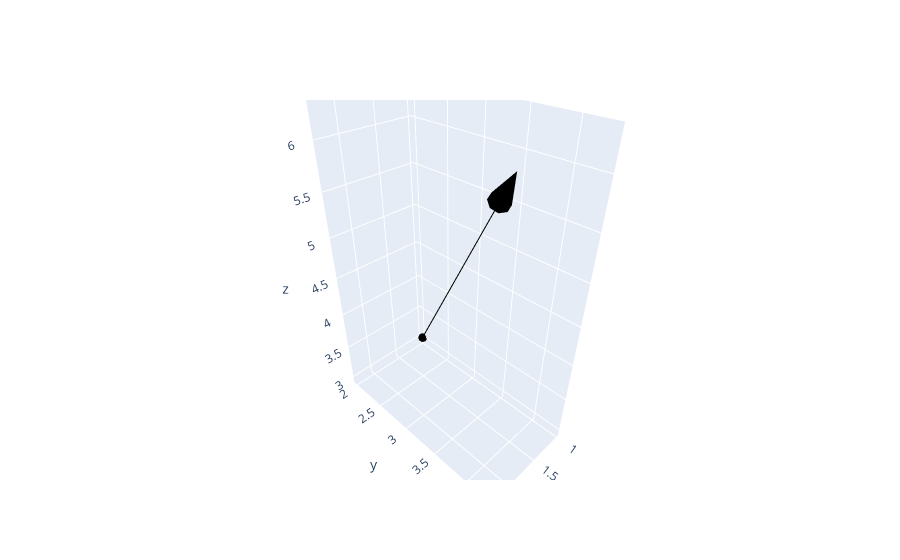

The notebook cell saved with this chart:
### Markdown cell above
As the object is a vector we can shift its origin when using the quiverly method

### Code cell
f, o = V.quiverly(origin=[1,2,3])
f.show()

### Figure 1 — Plotly figure (JSON) as saved in the notebook; plotly's stock layout.template omitted (floating-point values rounded to 4 significant figures)
{"data": [{"line": {"color": "black"}, "marker": {"size": 0}, "name": "Vector", "showlegend": false, "type": "scatter3d", "x": [1, 2], "y": [2, 4], "z": [3, 6]}, {"colorscale": [[0, "black"], [1, "black"]], "showscale": false, "type": "cone", "u": [0.2], "v": [0.4], "w": [0.6], "x": [2], "y": [4], "z": [6]}], "layout": {}}
